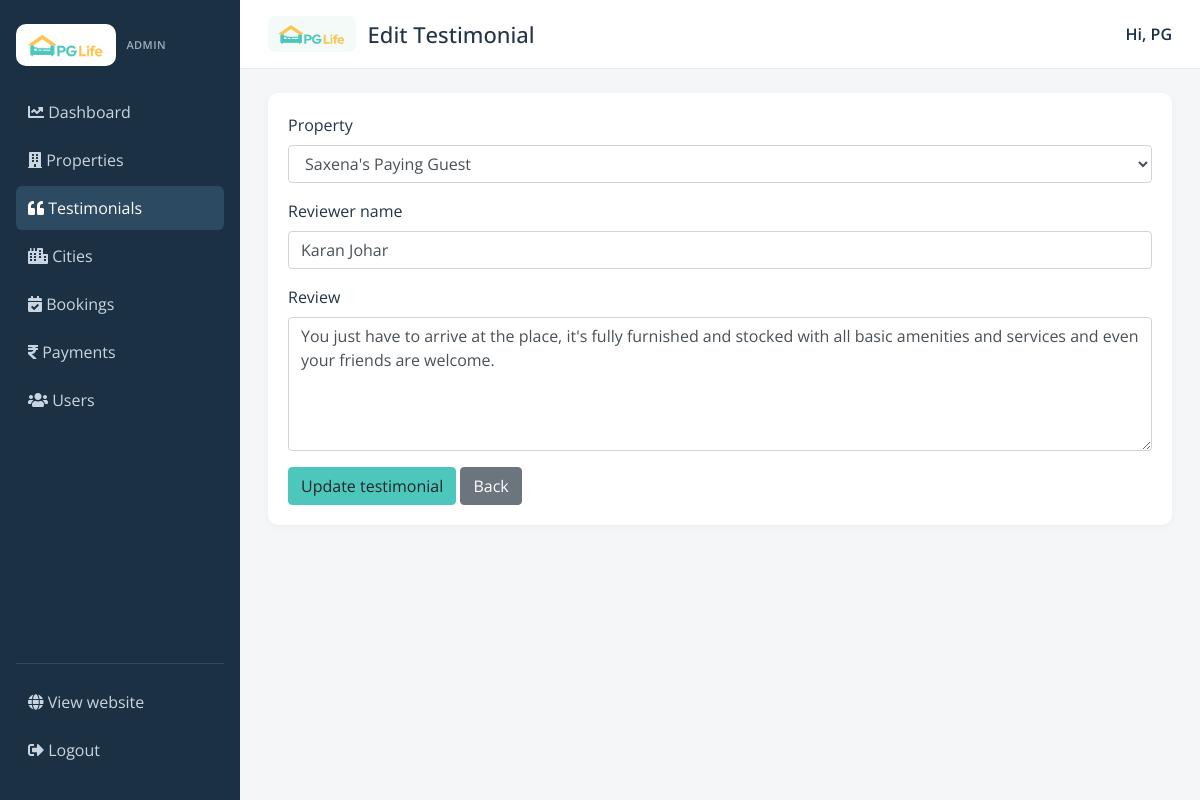
The app's page /admin/testimonial_form.php?id=2 (signed in) with its own data.
### tables this page shows
CREATE TABLE `testimonials` (
  `id` int(11) NOT NULL AUTO_INCREMENT,
  `property_id` int(11) DEFAULT NULL,
  `user_name` varchar(100) NOT NULL,
  `content` varchar(10000) DEFAULT NULL,
  PRIMARY KEY (`id`),
  KEY `property_id` (`property_id`),
  CONSTRAINT `testimonials_ibfk_1` FOREIGN KEY (`property_id`) REFERENCES `properties` (`id`)
);

CREATE TABLE `properties` (
  `id` int(11) NOT NULL AUTO_INCREMENT,
  `city_id` int(11) DEFAULT NULL,
  `name` varchar(200) NOT NULL,
  `address` varchar(1000) DEFAULT NULL,
  `description` varchar(10000) DEFAULT NULL,
  `gender` enum('male','female','other') NOT NULL,
  `rent` int(11) NOT NULL,
  `rating_clean` float(3,1) DEFAULT NULL,
  `rating_food` float(3,1) DEFAULT NULL,
  `rating_safety` float(3,1) DEFAULT NULL,
  `image_path` varchar(500) DEFAULT NULL,
  PRIMARY KEY (`id`),
  KEY `city_id` (`city_id`),
  CONSTRAINT `properties_ibfk_1` FOREIGN KEY (`city_id`) REFERENCES `cities` (`id`)
);

### admin/testimonial_form.php (the view, shortened to what this page needs)
<?php
$id = isset($_GET["id"]) ? intval($_GET["id"]) : 0;
$preselect_property = isset($_GET["property_id"]) ? intval($_GET["property_id"]) : 0;
require "_header.php";
$row = array(
  "id" => 0,
  "property_id" => $preselect_property,
  "user_name" => "",
  "content" => ""
);
if ($id > 0) {
  $stmt = mysqli_prepare($con, "SELECT * FROM testimonials WHERE id = ?");
  mysqli_stmt_bind_param($stmt, "i", $id);
  mysqli_stmt_execute($stmt);
  $res = mysqli_stmt_get_result($stmt);
  if ($res && mysqli_num_rows($res) === 1) {
    $row = mysqli_fetch_assoc($res);
  } else {
    echo "<p>Testimonial not found.</p>";
    require "_footer.php";
    exit;
  }
}
$properties = mysqli_query($con, "SELECT id, name FROM properties ORDER BY name");
?>
<div class="admin-form">
  <form class="js-admin-form" action="<?php echo BASE_URL; ?>/api/admin_testimonials.php" method="POST" data-redirect="<?php echo BASE_URL; ?>/admin/testimonials.php">
    <div class="form-group">
      <label>Property</label>
      <select class="form-control" name="property_id" required>
        <?php while ($p = mysqli_fetch_assoc($properties)) { ?>
          <option value="<?php echo intval($p["id"]); ?>" <?php echo intval($row["property_id"]) === intval($p["id"]) ? "selected" : ""; ?>>
            <?php echo htmlspecialchars($p["name"]); ?>
          </option>
        <?php } ?>
      </select>
    </div>
    <div class="form-group">
      <label>Reviewer name</label>
      <input class="form-control" name="user_name" required maxlength="100" value="<?php echo htmlspecialchars($row["user_name"]); ?>">
    </div>
    <div class="form-group">
      <label>Review</label>
      <textarea class="form-control" name="content" rows="5" required><?php echo htmlspecialchars($row["content"]); ?></textarea>
    </div>
    <button class="btn btn-primary" type="submit"><?php echo $id > 0 ? "Update testimonial" : "Create testimonial"; ?></button>
    <a class="btn btn-secondary" href="testimonials.php">Back</a>
  </form>
</div>
<?php require "_footer.php"; ?>

### css/admin.css (style rules this page uses)
.admin-form { background: #fff; padding: 20px; border-radius: 10px; margin-bottom: 20px; box-shadow: 0 2px 8px rgba(0, 0, 0, 0.04); }

### records on screen
testimonials: property_id "Saxena's Paying Guest", user_name "Karan Johar", content "You just have to arrive at the place, it's fully furnished and stocked with all basic amenities and services and even your friends are welcome."

### other values on screen
$admin_title "Edit Testimonial"
explode(" ", $_SESSION["full_name"])[0] "PG"
